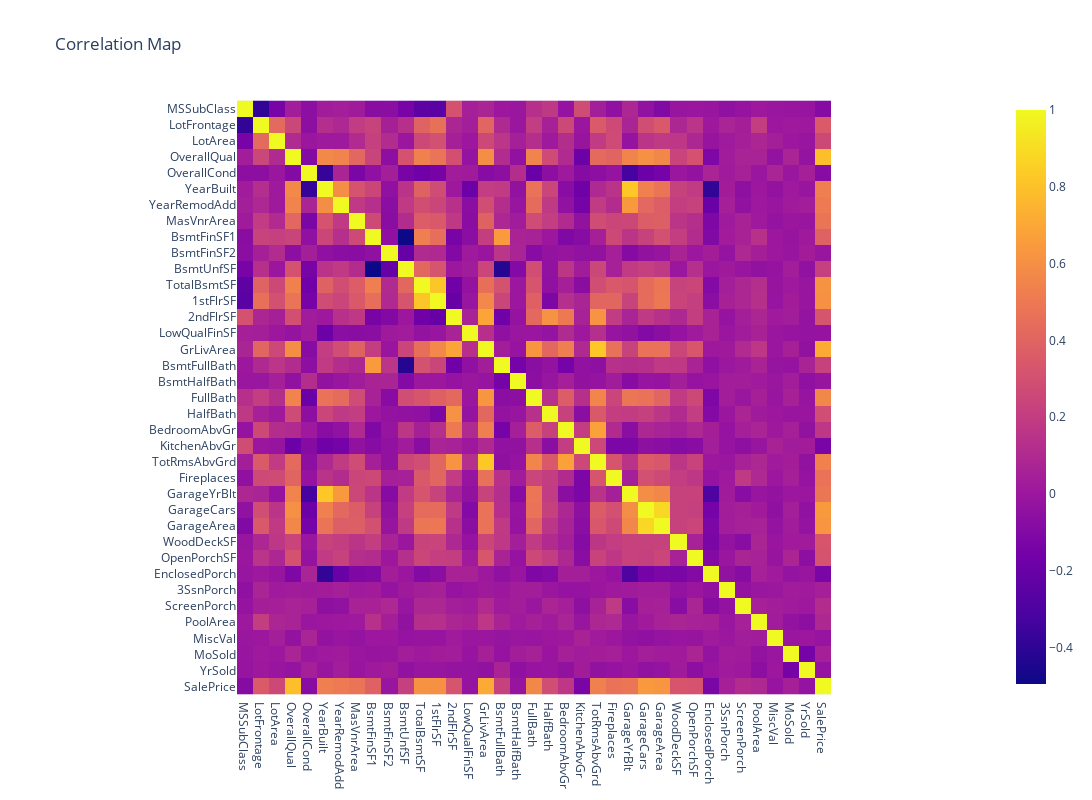

Notebook code cell kept with this figure:
### Code cell
#Few features such as GrLiveArea, GarageCars... have 0.6-0.7 correlation score
##There are few features with high intercorrelation such as GrLivArea and TotRmsAbvGrd
num_feat_corr=corr_map(df_tr,num_feat,'SalePrice')

### Figure 1 — Plotly figure (JSON) as saved in the notebook; plotly's stock layout.template omitted (floating-point values rounded to 4 significant figures; data arrays with more than 128 entries replaced by an {"elided": "..."} marker saying what was removed)
{"data": [{"coloraxis": "coloraxis", "hovertemplate": "x: %{x}<br>y: %{y}<br>color: %{z}<extra></extra>", "name": "0", "type": "heatmap", "x": ["MSSubClass", "LotFrontage", "LotArea", "OverallQual", "OverallCond", "YearBuilt", "YearRemodAdd", "MasVnrArea", "BsmtFinSF1", "BsmtFinSF2", "BsmtUnfSF", "TotalBsmtSF", "1stFlrSF", "2ndFlrSF", "LowQualFinSF", "GrLivArea", "BsmtFullBath", "BsmtHalfBath", "FullBath", "HalfBath", "BedroomAbvGr", "KitchenAbvGr", "TotRmsAbvGrd", "Fireplaces", "GarageYrBlt", "GarageCars", "GarageArea", "WoodDeckSF", "OpenPorchSF", "EnclosedPorch", "3SsnPorch", "ScreenPorch", "PoolArea", "MiscVal", "MoSold", "YrSold", "SalePrice"], "xaxis": "x", "y": ["MSSubClass", "LotFrontage", "LotArea", "OverallQual", "OverallCond", "YearBuilt", "YearRemodAdd", "MasVnrArea", "BsmtFinSF1", "BsmtFinSF2", "BsmtUnfSF", "TotalBsmtSF", "1stFlrSF", "2ndFlrSF", "LowQualFinSF", "GrLivArea", "BsmtFullBath", "BsmtHalfBath", "FullBath", "HalfBath", "BedroomAbvGr", "KitchenAbvGr", "TotRmsAbvGrd", "Fireplaces", "GarageYrBlt", "GarageCars", "GarageArea", "WoodDeckSF", "OpenPorchSF", "EnclosedPorch", "3SsnPorch", "ScreenPorch", "PoolArea", "MiscVal", "MoSold", "YrSold", "SalePrice"], "yaxis": "y", "z": {"elided": "37x37 float values"}}], "layout": {"coloraxis": {"colorscale": [[0, "#0d0887"], [0.1111, "#46039f"], [0.2222, "#7201a8"], [0.3333, "#9c179e"], [0.4444, "#bd3786"], [0.5556, "#d8576b"], [0.6667, "#ed7953"], [0.7778, "#fb9f3a"], [0.8889, "#fdca26"], [1, "#f0f921"]]}, "height": 800, "title": {"text": "Correlation Map"}, "width": 1200, "xaxis": {"anchor": "y", "constrain": "domain", "domain": [0, 1], "scaleanchor": "y"}, "yaxis": {"anchor": "x", "autorange": "reversed", "constrain": "domain", "domain": [0, 1]}}}
